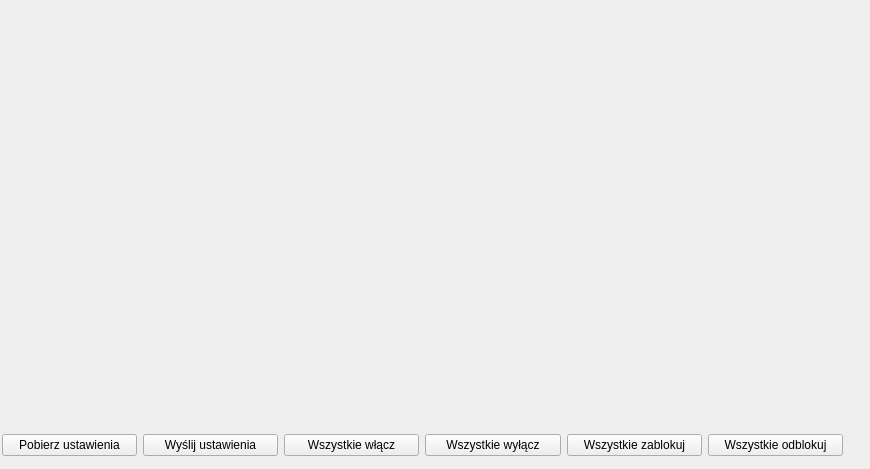
          <widget class="QWidget" name="tab_4">
           <attribute name="title">
            <string>Binarne</string>
           </attribute>
           <widget class="QWidget" name="gridLayoutWidget_4">
            <property name="geometry">
             <rect>
              <x>4</x>
              <y>2</y>
              <width>857</width>
              <height>423</height>
             </rect>
            </property>
            <layout class="QGridLayout" name="outSettingsLayout">
             <property name="spacing">
              <number>3</number>
             </property>
            </layout>
           </widget>
           <widget class="QWidget" name="horizontalLayoutWidget_11">
            <property name="geometry">
             <rect>
              <x>2</x>
              <y>430</y>
              <width>841</width>
              <height>30</height>
             </rect>
            </property>
            <layout class="QHBoxLayout" name="horizontalLayout_8">
             <item>
              <widget class="QPushButton" name="b_getOutSettings">
               <property name="text">
                <string>Pobierz ustawienia</string>
               </property>
              </widget>
             </item>
             <item>
              <widget class="QPushButton" name="b_setOutSettings">
               <property name="text">
                <string>Wyślij ustawienia</string>
               </property>
              </widget>
             </item>
             <item>
              <widget class="QPushButton" name="b_outAllActive">
               <property name="text">
                <string>Wszystkie włącz</string>
               </property>
              </widget>
             </item>
             <item>
              <widget class="QPushButton" name="b_outAllInactive">
               <property name="text">
                <string>Wszystkie wyłącz</string>
               </property>
              </widget>
             </item>
             <item>
              <widget class="QPushButton" name="b_outAllBlock">
               <property name="text">
                <string>Wszystkie zablokuj</string>
               </property>
              </widget>
             </item>
             <item>
              <widget class="QPushButton" name="b_outAllUnblock">
               <property name="text">
                <string>Wszystkie odblokuj</string>
               </property>
              </widget>
             </item>
            </layout>
           </widget>
          </widget>
